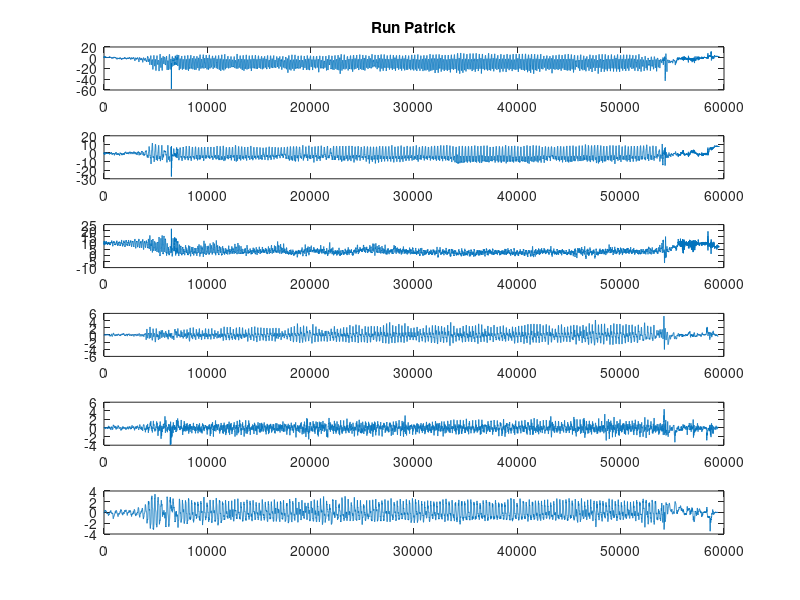

The MATLAB script that drew this image:


Ax = importdata("ax.txt"); 
Ay = importdata("ay.txt");
Az = importdata("az.txt");
Gx = importdata("gx.txt");
Gy = importdata("gy.txt");
Gz = importdata("gz.txt");
A = linspace(0,numel(Ax));
G = linspace(0,numel(Gx));

figure;
subplot(6,1,1);
plot(Ax); title('Run Patrick')
subplot(6,1,2);
plot(Ay);
subplot(6,1,3);
plot(Az);
subplot(6,1,4);
plot(Gx);
subplot(6,1,5);
plot(Gy);
subplot(6,1,6);
plot(Gz);
